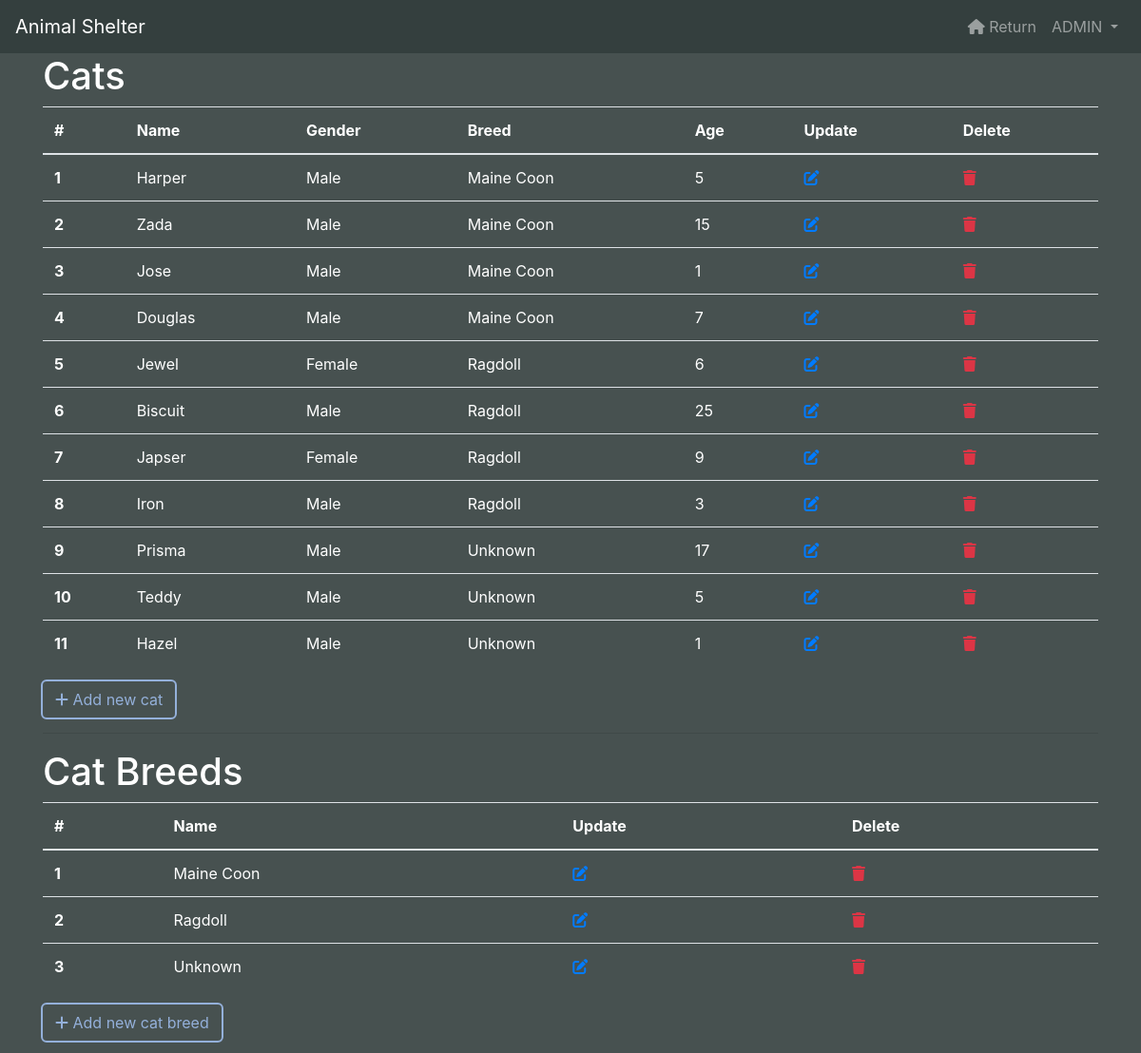
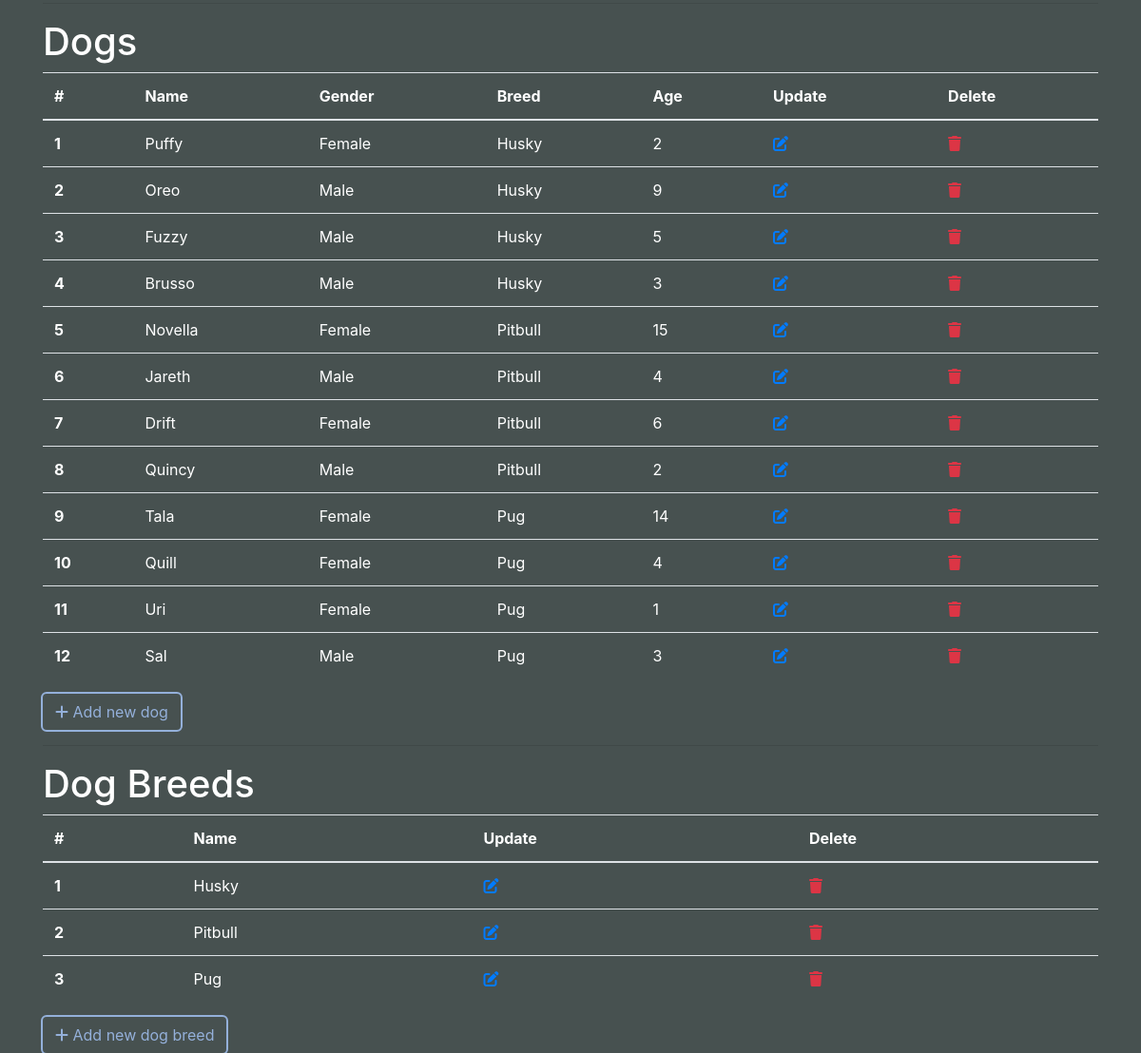
The page /dashboard (signed in) on the database its author committed (2 pictures, top to bottom).
### AnimalShelter/models.py (models this page shows, shortened)
class Cats(models.Model):
    name = models.CharField(max_length=50)
    gender = models.CharField(max_length=10, choices=GENDER, blank=True)
    breed = models.ForeignKey(CatBreeds, on_delete=models.CASCADE, blank=True)
    age = models.IntegerField()
    description = models.TextField()
    arrived = models.DateTimeField(auto_now_add=True, blank=True)
    adopted = models.DateTimeField(null=True, blank=True)
    img = models.ImageField(upload_to='images/cats')

class CatBreeds(models.Model):
    cat_breed_name = models.CharField(max_length=50)
    def __str__(self):
        return self.cat_breed_name

class Dogs(models.Model):
    name = models.CharField(max_length=50)
    gender = models.CharField(max_length=10, choices=GENDER, blank=True)
    breed = models.ForeignKey(DogBreeds, on_delete=models.CASCADE, blank=True)
    age = models.IntegerField()
    description = models.TextField()
    arrived = models.DateField(auto_now_add=True, blank=True)
    adopted = models.DateField(null=True, blank=True)
    img = models.ImageField(upload_to='images/dogs')

class DogBreeds(models.Model):
    dog_breed_name = models.CharField(max_length=50)
    def __str__(self):
        return self.dog_breed_name

### AnimalShelter/views.py (the view)
# urls.py: path('dashboard', views.dashboard, name='dashboard'),
@permission_required(['AnimalShelter.change_dogs', 'AnimalShelter.change_cats'], login_url='login')
def dashboard(request):
    cats = Cats.objects.all()
    dogs = Dogs.objects.all()
    cbreeds = CatBreeds.objects.all()
    dbreeds = DogBreeds.objects.all()
    context = {
        'cats': cats,
        'dogs': dogs,
        'cbreeds': cbreeds,
        'dbreeds': dbreeds,
    }
    return render(request, 'CRUD/dashboard.html', context)

### templates/CRUD/dashboard.html (shortened to what this page needs)
{% extends 'base.html' %}
{% load static %}
{% block css %}
    <link rel="stylesheet" href="{% static 'css/styles.css' %}">
{% endblock %}
{% block nav %}
    <li class="nav-item">
        <a class="nav-link" href="{% url 'index' %}"><i class="fas fa-home"></i> Return</a>
    </li>
{% endblock %}
{% block body %}
    <div class="container text-white">
        <h1>Cats</h1>
        <table id="test" class="table table-hover">
            <thead>
            <tr>
                <th scope="col">#</th>
                <th scope="col">Name</th>
                <th scope="col">Gender</th>
                <th scope="col">Breed</th>
                <th scope="col">Age</th>
                <th scope="col">Update</th>
                <th scope="col">Delete</th>
            </tr>
            </thead>
            <tbody>
            {% for cat in cats %}
                <tr>
                    <th scope="row">{{ forloop.counter }}</th>
                    <td>{{ cat.name }}</td>
                    <td>{{ cat.gender }}</td>
                    <td>{{ cat.breed }}</td>
                    <td>{{ cat.age }}</td>
                    <td>
                        <a href="{% url 'update_cat' cat.id %}" class="update-icon">
                            <i class="fas fa-edit "></i>
                        </a>
                    </td>
                    <td>
                        <a href="{% url 'delete_cat' cat.id %}" class="delete-icon">
                            <i class="fas fa-trash text-danger"></i>
                        </a>
                    </td>
                </tr>
            {% endfor %}
            </tbody>
        </table>
        <a href="{% url 'create_cat' %}" class="btn btn-color-outline"><i class="fas fa-plus"></i> Add new cat</a>
        <hr>
        <h1>Cat Breeds</h1>
        <table class="table table-hover">
            <thead>
            <tr>
                <th scope="col">#</th>
                <th scope="col">Name</th>
                <th scope="col">Update</th>
                <th scope="col">Delete</th>
            </tr>
            </thead>
            <tbody>
            {% for breed in cbreeds %}
                <tr>
                    <th scope="row">{{ forloop.counter }}</th>
                    <td>{{ breed.cat_breed_name }}</td>
                    <td>
                        <a href="{% url 'update_cbreed' breed.id %}" class="update-icon">
                            <i class="fas fa-edit"></i>
                        </a>
                    </td>
                    <td>
                        <a href="{% url 'delete_cbreed' breed.id %}" class="delete-icon">
                            <i class="fas fa-trash text-danger"></i>
                        </a>
                    </td>
                </tr>
            {% endfor %}
            </tbody>
        </table>
        <a href="{% url 'create_cbreed' %}" class="btn btn-color-outline"><i class="fas fa-plus"></i> Add new cat breed</a>
        <hr>
        <h1>Dogs</h1>
        <table class="table table-hover">
            <thead>
            <tr>
                <th scope="col">#</th>
                <th scope="col">Name</th>
                <th scope="col">Gender</th>
                <th scope="col">Breed</th>
                <th scope="col">Age</th>
                <th scope="col">Update</th>
                <th scope="col">Delete</th>
            </tr>
            </thead>
            <tbody>
            {% for dog in dogs %}
                <tr>
                    <th scope="row">{{ forloop.counter }}</th>
                    <td>{{ dog.name }}</td>
                    <td>{{ dog.gender }}</td>
                    <td>{{ dog.breed }}</td>
                    <td>{{ dog.age }}</td>
                    <td>
                        <a href="{% url 'update_dog' dog.id %}" class="update-icon">
                            <i class="fas fa-edit"></i>
                        </a>
                    </td>
                    <td>
                        <a href="{% url 'delete_dog' dog.id %}" class="delete-icon">
                            <i class="fas fa-trash text-danger"></i>
                        </a>
                    </td>
                </tr>
            {% endfor %}
            </tbody>
        </table>
        <a href="{% url 'create_dog' %}" class="btn btn-color-outline"><i class="fas fa-plus"></i> Add new dog</a>
        <hr>
        <h1>Dog Breeds</h1>
        <table class="table table-hover">
            <thead>
            <tr>
                <th scope="col">#</th>
                <th scope="col">Name</th>
                <th scope="col">Update</th>
                <th scope="col">Delete</th>
            </tr>
            </thead>
            <tbody>
            {% for breed in dbreeds %}
                <tr>
                    <th scope="row">{{ forloop.counter }}</th>
                    <td>{{ breed.dog_breed_name }}</td>
                    <td>
                        <a href="{% url 'update_dbreed' breed.id %}" class="update-icon">
                            <i class="fas fa-edit"></i>
                        </a>
                    </td>
                    <td>
                        <a href="{% url 'delete_dbreed' breed.id %}" class="delete-icon">
                            <i class="fas fa-trash text-danger"></i>
                        </a>
                    </td>
                </tr>
            {% endfor %}
            </tbody>
        </table>
        <a href="{% url 'create_dbreed' %}" class="btn btn-color-outline"><i class="fas fa-plus"></i> Add new dog breed</a>
    </div>
{% endblock %}

### templates/base.html (shortened to what this page needs)
{% load static %}
<!DOCTYPE html>
<html lang="en">
<head>
    <link rel="stylesheet" href="https://maxcdn.bootstrapcdn.com/bootstrap/4.0.0/css/bootstrap.min.css"
>
    <link rel="stylesheet" href="https://cdnjs.cloudflare.com/ajax/libs/font-awesome/6.0.0-beta3/css/all.min.css"
/>
    {% block css %}
    {% endblock %}
</head>
<body>
<nav class="navbar navbar-expand-md navbar-dark bg-color-5">
    <a class="navbar-brand" href="{% url 'index' %}">Animal Shelter</a>
    <div class="collapse navbar-collapse justify-content-end" id="navbarNavDropdown">
        <ul class="navbar-nav">
            {% block nav %}
            {% endblock %}
            {% if user.is_authenticated %}
                <li class="nav-item dropdown">
                    <a class="nav-link dropdown-toggle" href="#" id="navbarDropdownMenuLink" data-toggle="dropdown"
                       aria-haspopup="true" aria-expanded="false">
                        {{ user.username|upper }}
                    </a>
                </li>
            {% else %}
                <a class="btn btn-color text-white ml-3" href={% url 'login' %}><i class="fas fa-sign-in-alt"></i> Login</a>
                <div class="m-2"></div>
                <a class="btn btn-color-outline" href={% url 'register' %}><i class="fas fa-plus"></i> Register</a>
            {% endif %}
        </ul>
    </div>
</nav>
{% block body %}
{% endblock %}
</body>
</html>

### static/css/styles.css (style rules this page uses)
body { background-color: rgba(52, 63, 62, .9); }
.bg-color-5 { background-color: #343f3e; }
.btn-color-outline { background-color: transparent; outline: 2px solid rgba(148, 176, 218, 1); color: rgba(148, 176, 218, 1); }

### rows shown on the page
Cats: name "Harper", gender "Male", breed "Maine Coon", age "5"
Cats: name "Zada", gender "Male", breed "Maine Coon", age "15"
Cats: name "Jose", gender "Male", breed "Maine Coon", age "1"
Cats: name "Douglas", gender "Male", breed "Maine Coon", age "7"
Cats: name "Jewel", gender "Female", breed "Ragdoll", age "6"
Cats: name "Biscuit", gender "Male", breed "Ragdoll", age "25"
Cats: name "Japser", gender "Female", breed "Ragdoll", age "9"
Cats: name "Iron", gender "Male", breed "Ragdoll", age "3"
Cats: name "Prisma", gender "Male", breed "Unknown", age "17"
Cats: name "Teddy", gender "Male", breed "Unknown", age "5"
Cats: name "Hazel", gender "Male", breed "Unknown", age "1"
CatBreeds: cat_breed_name "Maine Coon"
CatBreeds: cat_breed_name "Ragdoll"
CatBreeds: cat_breed_name "Unknown"
Dogs: name "Puffy", gender "Female", breed "Husky", age "2"
Dogs: name "Oreo", gender "Male", breed "Husky", age "9"
Dogs: name "Fuzzy", gender "Male", breed "Husky", age "5"
Dogs: name "Brusso", gender "Male", breed "Husky", age "3"
Dogs: name "Novella", gender "Female", breed "Pitbull", age "15"
Dogs: name "Jareth", gender "Male", breed "Pitbull", age "4"
Dogs: name "Drift", gender "Female", breed "Pitbull", age "6"
Dogs: name "Quincy", gender "Male", breed "Pitbull", age "2"
Dogs: name "Tala", gender "Female", breed "Pug", age "14"
Dogs: name "Quill", gender "Female", breed "Pug", age "4"
Dogs: name "Uri", gender "Female", breed "Pug", age "1"
Dogs: name "Sal", gender "Male", breed "Pug", age "3"
DogBreeds: dog_breed_name "Husky"
DogBreeds: dog_breed_name "Pitbull"
DogBreeds: dog_breed_name "Pug"

### other values the page prints
{{ user.username|upper }} "ADMIN"
